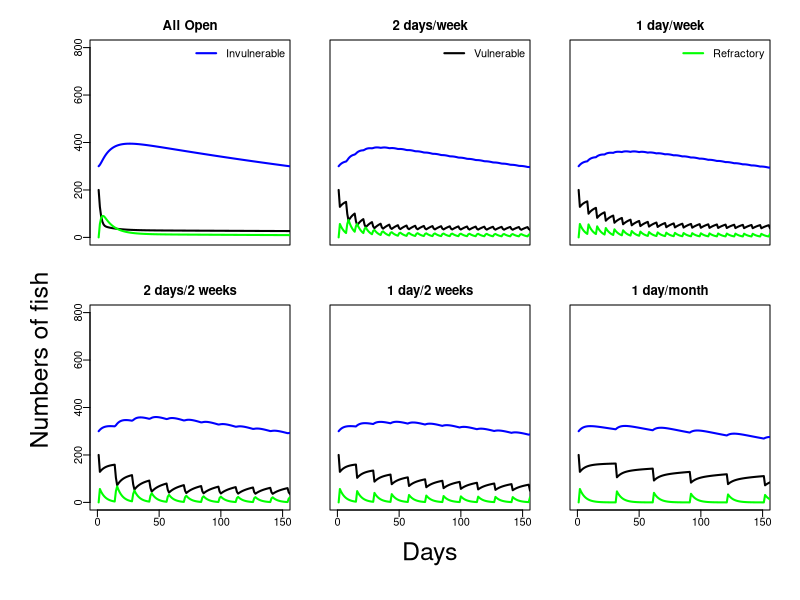
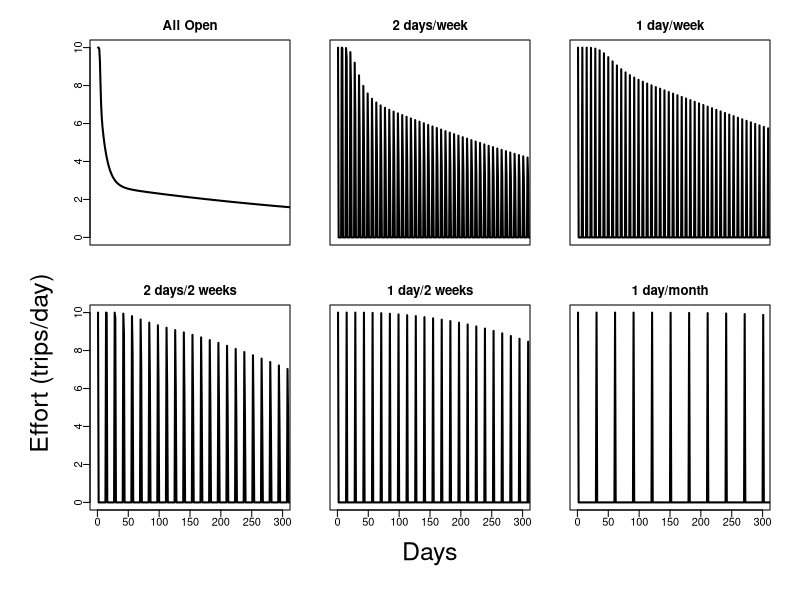

Reproduce these figures in R, in order.
### Simulation code to represent vulnerable pool dynamics from CR vul exchange for ed working spreadsheet
### Looks at a single lake for a year, assuming fixed biologial and fisheries parms, across different closure regimes

rm(list=ls())

### Parameter Section ###
unit_time <- 360        #days in a year
No <- 500              #Initial abundance
M  <- 0.5/unit_time     #natural mortality
q  <- 0.05              #catchability
v1 <- 2/unit_time       #exchange rate to the vulnerable pool
v2 <- 3/unit_time       #exchange rate to the invulnerable pool
rel_prop <- 1           #proportion released
rel_surv <- 0.9         #release survival rate
recov <- 0.2            #rate of recovery from the refractory pool
pvul_recov <- 0.5       #Propotion of recovered fish that go to the vulnerable pool
sd_obs <- .2            #standard deviation of observation error of fishers, such that greater values lead to greater divergence from perfect knowledge

cpue_base <- 0.5          #catch rate required for a satisfaction or utility of 1
val_power <- 1.5          #power function of how satisaction increases with catch rate
#scrap code for picturing alternative value functions
#y=seq(0,10, length=100)
#sat=(y/cpue_base)^val_power
#plot(y,sat, type="l", xlab="cpue",ylab="sat")

max_eff_wknd <- 10      #max effort possible on a weekend
max_eff_wkdy <- 10      #max effort possible on a weekday

cpue_half <- 2                #inflection point for logistic effort
sdcpue <- 0.5                   #sigma of logistic effort

theta<-list()
theta$No <- No
theta$M <- M
theta$q <- q
theta$v1 <- v1
theta$v2 <- v2
theta$rel_surv <- rel_surv
theta$recov <- recov
theta$pvul_recov <- pvul_recov
theta$cpue_base <- cpue_base          #catch rate required for a satisfaction or utility of 1
theta$val_power <- val_power          #power function of how satisaction increases with catch rate
theta$cpue_half <- cpue_half                #inflection point for logistic effort
theta$sdcpue <- sdcpue                   #sigma of logistic effort
theta$max_eff_wknd <- max_eff_wknd      #max effort possible on a weekend
theta$max_eff_wkdy <- max_eff_wkdy      #max effort possible on a weekday

#effort sequences
all_open <- rep(1,unit_time)                              #open all the time
week_2 <- rep(c(1,rep(0,5),1),length.out=unit_time)       #open weekends or two days a week
week_1 <- rep(c(1,rep(0,6)),length.out=unit_time)         #Open one weekend day a week
twoweek_2 <- rep(c(1,rep(0,12),1),length.out=unit_time)   #Open two weekend days every two weeks
twoweek_1 <- rep(c(1,rep(0,13)),length.out=unit_time)     #open 1 weekend day every two weeks
month_1 <- rep(c(1,rep(0,29)),length.out=unit_time)       #open 1 weekend day a month



### Procedure Section ###
fun <- function(theta,open_seq){
  No <- theta$No
  M <- theta$M
  q <- theta$q
  v1 <- theta$v1
  v2 <- theta$v2
  rel_surv <- theta$rel_surv
  recov <- theta$recov
  pvul_recov <- theta$pvul_recov
  cpue_base <- theta$cpue_base
  val_power <- theta$val_power
  cpue_half <- theta$cpue_half
  sdcpue <- theta$sdcpue
  max_eff_wknd <- theta$max_eff_wknd
  max_eff_wkdy <- theta$max_eff_wkdy
  surv <- exp(-M)         #survival
    
  #vectors
  day <- seq(1,unit_time, by=1)
  vul=NULL; invul = NULL; refract = NULL; max_eff = NULL; pmax_eff = NULL;
  effort = NULL; catch = NULL; vul_surv = NULL; invul_surv = NULL; refract_surv = NULL;
  alive = NULL; eff_cum = NULL; cpue = NULL; value = NULL; obs_err =NULL;
#  open_seq=NULL;
  
  #independent vectors
#  open_seq = week_2;
  vul_init <- v1/(v1+v2)*No     #initial number of vulnerable fish
  max_cpue <- q*vul_init        #max cpue, don't think this is used

  max_eff = rep(c(max_eff_wknd, rep(max_eff_wkdy,5),max_eff_wknd),length.out=unit_time)   #gives the max effort for any given day, assuming potential difference between weekends and weekdays
  
  #initial values
  vul[1] = vul_init
  invul[1] = No-vul_init
  refract[1] = No-(vul[1]+invul[1])
  obs_err[1] =    1 #rnorm(1,1, sd_obs)     #set to 1 now, switch to rnorm for observation error and departure from perfect knowledge
  pmax_eff[1] = 1/(1+exp(-(q*(obs_err[1]*vul[1])-cpue_half)/sdcpue))
  effort[1] = max_eff[1]*pmax_eff[1]*open_seq[1]
  eff_cum[1] = effort[1]
  catch[1] = vul[1]*(1-exp(-q*effort[1]))
  vul_surv[1] = surv*(vul[1]-catch[1])
  invul_surv[1] = invul[1]*surv
  refract_surv[1] = (refract[1] + catch[1]*rel_prop*rel_surv)*surv
  alive = vul[1]+invul[1]+refract[1]
  cpue[1] = ifelse(effort[1]>0,catch[1]/effort[1],0)
  value[1] = effort[1]*max(0,cpue[1]/cpue_base-1)^val_power
  
  #time dynamic values
  for(i in 2:length(day)){
      vul[i] = vul_surv[i-1] - v2*vul_surv[i-1] + v1*invul_surv[i-1] + recov*refract_surv[i-1]*pvul_recov
      invul[i] = invul_surv[i-1] - v1*invul_surv[i-1] + v2*vul_surv[i-1] + refract_surv[i-1]*recov*(1-pvul_recov)
      refract[i] = refract_surv[i-1]*(1-recov)
      obs_err[i] = 1  #rnorm(1,1,sd_obs)
      pmax_eff[i] = 1/(1+exp(-(q*(obs_err[i]*vul[i])-cpue_half)/sdcpue))
      effort[i] = max_eff[i]*pmax_eff[i]*open_seq[i]
      catch[i] = vul[i]*(1-exp(-q*effort[i]))
      vul_surv[i] = surv*(vul[i]-catch[i])
      invul_surv[i] = invul[i]*surv
      refract_surv[i] = (refract[i] + catch[i]*rel_prop*rel_surv)*surv
      alive[i] = vul[i]+invul[i]+refract[i]
      eff_cum[i] = eff_cum[i-1]+effort[i]                                       #modified from Carl's sheet, I think this makes more sense
      cpue[i] = ifelse(effort[i]>0,catch[i]/effort[i],0)
      value[i] = effort[i]*max(0,cpue[i]/cpue_base-1)^val_power
  }
  avg_cpue <- mean(cpue[which(effort>0)])                                          #average cpue where effort>0,
  avg_cpue_x_100 <- (mean(cpue[which(effort>0)]))*100                              #*100 to make plotting easier
  tot_catch <- sum(catch);   tot_effort <- sum(effort);   tot_val <- sum(value);   #response metrics we might care about
  metrics <- as.matrix(data.frame(avg_cpue_x_100, tot_catch, tot_effort, tot_val)) #dumb wrappers to make barplots easy

  list(day=day, vul=vul, invul=invul, refract=refract, pmax_eff=pmax_eff, effort=effort, catch=catch,  
     vul_surv=vul_surv, invul_surv=invul_surv, refract_surv=refract_surv, alive=alive, eff_cum=eff_cum, cpue=cpue,
     value=value, avg_cpue_x_100=avg_cpue_x_100, tot_catch= tot_catch, tot_effort = tot_effort, tot_val=tot_val,
     avg_cpue=avg_cpue, metrics=metrics)
}


### Report Section ###
#outputs of different closure schedules
op1 = fun(theta, open_seq=all_open)
op2 = fun(theta, open_seq=week_2)
op3 = fun(theta, open_seq=week_1)
op4 = fun(theta, open_seq=twoweek_2)
op5 = fun(theta, open_seq=twoweek_1)
op6 = fun(theta, open_seq=month_1)


#Plots of numbers of fish in different pools over time
par(mfrow=c(2,3), mai=c(.3,.2,.3,.2), omi=c(.6,.7,.1,.1), mgp=c(1,.4,0))
#plot1, all days open to fishing
plot(op1$day, op1$vul, type="l", col="black", lwd=2, ylim=c(0,800), xlim=c(0,150), xlab="", ylab="", xaxt="n", main="All Open")
lines(op1$day, op1$invul, type="l", col="blue", lwd=2)
lines(op1$day, op1$refract, type="l", col="green", lwd=2)
legend('topright', legend='Invulnerable', col='blue', bty="n", lty=1, lwd=2)
#plot 2, Open 2 days a week
plot(op2$day, op2$vul, type="l", col="black", lwd=2, ylim=c(0,800), xlim=c(0,150), xlab="", ylab="", main="2 days/week", yaxt="n", xaxt="n")
lines(op2$day, op2$invul, type="l", col="blue", lwd=2)
lines(op2$day, op2$refract, type="l", col="green", lwd=2)
legend('topright', legend='Vulnerable', col='black', bty="n", lty=1, lwd=2)
#plot 3, open 1 day a week
plot(op3$day, op3$vul, type="l", col="black", lwd=2, ylim=c(0,800), xlim=c(0,150), xlab="", ylab="", main="1 day/week", yaxt="n", xaxt="n")
lines(op3$day, op3$invul, type="l", col="blue", lwd=2)
lines(op3$day, op3$refract, type="l", col="green", lwd=2)
legend('topright', legend='Refractory', col='green', bty="n", lty=1, lwd=2)
#plot 4, open 2 consecutive days every two weeks
plot(op4$day, op4$vul, type="l", col="black", lwd=2, ylim=c(0,800), xlim=c(0,150), xlab="", ylab="", main="2 days/2 weeks")
lines(op4$day, op4$invul, type="l", col="blue", lwd=2)
lines(op4$day, op4$refract, type="l", col="green", lwd=2)
mtext("Numbers of fish", side=2, line=3, adj=2.2, cex=1.5, outer=F)
#plot 5, open 1 day every two weeks
plot(op5$day, op5$vul, type="l", col="black", lwd=2, ylim=c(0,800), xlim=c(0,150), xlab="", ylab="", main="1 day/2 weeks", yaxt="n")
lines(op5$day, op5$invul, type="l", col="blue", lwd=2)
lines(op5$day, op5$refract, type="l", col="green", lwd=2)
mtext("Days", side=1, line=3, cex=1.5, outer=F)
#plot 6, open 1 day every two weeks
plot(op6$day, op6$vul, type="l", col="black", lwd=2, ylim=c(0,800), xlim=c(0,150), xlab="", ylab="", main="1 day/month", yaxt="n")
lines(op6$day, op6$invul, type="l", col="blue", lwd=2)
lines(op6$day, op6$refract, type="l", col="green", lwd=2)


#plots of effort over time
par(mfrow=c(2,3), mai=c(.3,.2,.3,.2), omi=c(.6,.7,.1,.1), mgp=c(1,.4,0))
plot(op1$day, op1$effort, type="l", col="black", lwd=2, ylim=c(0,10), xlim=c(0,300), xlab="", ylab="", xaxt="n", main="All Open")
plot(op2$day, op2$effort, type="l", col="black", lwd=2, ylim=c(0,10), xlim=c(0,300), xlab="", ylab="", xaxt="n", yaxt ="n", main="2 days/week")
plot(op3$day, op3$effort, type="l", col="black", lwd=2, ylim=c(0,10), xlim=c(0,300), xlab="", ylab="", xaxt="n", yaxt ="n", main="1 day/week")
plot(op4$day, op4$effort, type="l", col="black", lwd=2, ylim=c(0,10), xlim=c(0,300), xlab="", ylab="",  main="2 days/2 weeks")
mtext("Effort (trips/day)", side=2, line=3, adj=2.2, cex=1.5, outer=F)
plot(op5$day, op5$effort, type="l", col="black", lwd=2, ylim=c(0,10), xlim=c(0,300), xlab="", ylab="",  yaxt ="n", main="1 day/2 weeks")
mtext("Days", side=1, line=3, cex=1.5, outer=F)
plot(op6$day, op6$effort, type="l", col="black", lwd=2, ylim=c(0,10), xlim=c(0,300), xlab="", ylab="",  yaxt ="n", main="1 day/month")


#Compare 1 day/wk with all open in terms of dynamic changes in abundance, 
#effort, cpue and satisfaction
"Compare.plots" <- function()
{
  par(mar=c(1,1,2,1),oma=c(4,4,1,4))
  layout(matrix(c(1:6),3,2,byrow=T))
  plot(op1$day, op1$vul, type="l", lty=1, lwd=2, ylim=c(0,400), xlim=c(0,150), xlab="", ylab="", xaxt="n", yaxt="n",main="All Open",cex.main=1.5)
  lines(op1$day, op1$invul, lty=3, lwd=2)
  lines(op1$day, op1$refract, lwd=2,col="grey")
  legend("center", legend=c("Invulnerable","Vulnerable","Refractory"), bty="n", lty=c(3,1,1),col=c(rep(1,2),"grey"), lwd=2,cex=1.3)
  axis(2,at=seq(0,400,200),labels=TRUE,cex.axis=1.3)
  mtext(expression(paste("Density (Fish "^{.}," ha"^{-1},")")),2,cex=1.2,line=2.5)
  plot(op3$day, op3$vul, type="l", lty=1, lwd=2, ylim=c(0,400), xlim=c(0,150), xlab="", ylab="", main="1 day/week", yaxt="n", xaxt="n",cex.main=1.5)
  lines(op3$day, op3$invul, lty=3, lwd=2)
  lines(op3$day, op3$refract, col="grey", lwd=2)
  plot(op1$day, op1$effort, type="l",lty=1,lwd=2,xlim=c(0,150),xlab="",ylab="",cex.axis=1.3,ylim=c(0,10),xaxt="n")
  lines(op1$day,op1$cpue,lty=2,lwd=2)
  legend("top",legend=c("Effort","CPUE"),bty="n",lty=1:2,lwd=2,cex=1.3)
  mtext("Effort (AD)",2,cex=1.2,line=2.5)
  x.tmp<-which(op3$effort>0)
  plot(op3$day[x.tmp], op3$effort[x.tmp], pch=19,lwd=2,xlim=c(0,150),xlab="",ylab="",yaxt="n",cex=0.8,ylim=c(0,10),xaxt="n")
  points(op3$day[x.tmp],op3$cpue[x.tmp],lty=2,xlim=c(0,150),cex=0.8)
  legend("center",legend=c("Effort","CPUE"),bty="n",pch=c(19,1),cex=1.3,pt.cex=1)
  axis(4,at=seq(0,10,2),seq(0,10,2),cex.axis=1.3)
  mtext(expression(paste("CPUE (Fish "^{.}," AD"^{-1},")")),4,cex=1.2,line=3)
  plot(op1$day,op1$value,type="l",lwd=2,xlab="",ylab="",xlim=c(0,150),ylim=c(0,600),yaxt="n",cex.axis=1.3)
  axis(2,at=seq(0,600,200),labels=TRUE,cex.axis=1.3)
  mtext("Satisfaction",2,cex=1.2,line=2.5)
  plot(op3$day[x.tmp],op3$value[x.tmp],pch=19,xlab="",ylab="",yaxt="n",cex=0.8,xlim=c(0,150),ylim=c(0,600),cex.axis=1.3)
  par(mfcol=c(1,1))
  mtext("Time (d)",1,cex=1.2,line=3.5)
}

#plots response metrics across all opening schedules
"Response.metrics" <- function()
{
  par(mar=c(2,2.5,2,2.5),oma=c(2,2,1,0))
  layout(matrix(c(1:4),2,2,byrow=T))
  barplot(c(op1$tot_catch,op2$tot_catch,op3$tot_catch,op4$tot_catch,op5$tot_catch,op6$tot_catch),main="Total catch",names.arg=1:6)
  mtext("Total catch",2,line=3.5)
  mtext(expression(paste("(Fish "^{.}," ha"^{"-1 ."}," y"^{-1},")")),2,line=2.2,cex=0.9)
  barplot(c(op1$tot_effort,op2$tot_effort,op3$tot_effort,op4$tot_effort,op5$tot_effort,op6$tot_effort),main="Total effort",names.arg=1:6)
  mtext("Total effort",2,line=3.5)
  mtext(expression(paste("(AD "^{.}," ha"^{"-1 ."}," y"^{-1},")")),2,line=2.2,cex=0.9)
  legend("topright",legend=c("All open","2 days/week","1 day/week","2 days/2 weeks","1 day/2 weeks","1 day/month"),bty="n",lty=0,pch=49:54,pt.cex=1.3)#,title="Scenarios")
  barplot(c(op1$avg_cpue,op2$avg_cpue,op3$avg_cpue,op4$avg_cpue,op5$avg_cpue,op6$avg_cpue),main="Catch-per-unit effort",names.arg=1:6)
  mtext("Catch-per-unit-effort",2,line=3.5)
  mtext(expression(paste("(Fish "^{.}," d"^{-1},")")),2,line=2.2,cex=0.9)
  barplot(c(op1$tot_val,op2$tot_val,op3$tot_val,op4$tot_val,op5$tot_val,op6$tot_val),main="Value",names.arg=1:6)
  mtext("Value (AD)",2,line=2.2)
  par(mfcol=c(1,1))
  mtext("Scenario",1,font=2,cex=1,line=2.5)
}

#returns table of total value for all open and 1 day per week options when
#there is and is not vulnerable exchange dynamics
"No.Exchange" <- function()
{
  op1 = fun(theta, open_seq=all_open)
  op3 = fun(theta, open_seq=week_1)
  
  resp <- matrix(nrow=4,ncol=4)
  resp[,3]<-c(op1$tot_catch,op1$tot_effort,op1$avg_cpue,op1$tot_val)
  resp[,4]<-c(op3$tot_catch,op3$tot_effort,op3$avg_cpue,op3$tot_val)
  theta2<-theta
  theta2$v1<-1
  theta2$v2<-0
  theta2$pvul_recov<-1
  theta2$recov<-0.2
  op1b = fun(theta2, open_seq=all_open)
  op3b = fun(theta2, open_seq=week_1)
  resp[,1]<-c(op1b$tot_catch,op1b$tot_effort,op1b$avg_cpue,op1b$tot_val)
  resp[,2]<-c(op3b$tot_catch,op3b$tot_effort,op3b$avg_cpue,op3b$tot_val)
  return(resp)
}

#compare value for all opening schedules across different values of beta
#(the power parameter of the satisfaction function)
"Response.to.beta" <- function()
{
  out.names=list()
  out.names[[1]]<-c("All open","2 days/week","1 day/week","2 days/2 weeks","1 day/2 weeks","1 day/month")
  out.names[[2]]<-c(expression(paste(beta,"=0.5")),expression(paste(beta,"=1.0")),expression(paste(beta,"=1.5")))
  val.tab<-matrix(nrow=6,ncol=3)#,dimnames=out.names)
  theta2<-theta
  op1<-list()
  op2<-list()
  op3<-list()
  op4<-list()
  op5<-list()
  op6<-list()
  betas<-c(0.5,1,1.5)
  for(i in 1:3)
  {  
    theta2$val_power<-betas[i]
    val.tab[1,i]<-fun(theta2, open_seq=all_open)$tot_val
    val.tab[2,i]<-fun(theta2, open_seq=week_2)$tot_val
    val.tab[3,i]<-fun(theta2, open_seq=week_1)$tot_val
    val.tab[4,i]<-fun(theta2, open_seq=twoweek_2)$tot_val
    val.tab[5,i]<-fun(theta2, open_seq=twoweek_1)$tot_val
    val.tab[6,i]<-fun(theta2, open_seq=month_1)$tot_val
  }  
  barplot(val.tab,beside=TRUE,density=20,angle=seq(0,150,30),names.arg=out.names[[2]])
  mtext("Value (AD)",2,line=3,cex=1.3)
  legend("topleft",legend=out.names[[1]],bty="n",density=20,angle=seq(0,150,30))
}

#Elasticity of the model-calculated total value to variation in each of 
#the parameters
"Sens.Analysis" <- function()
{
  l<-length(theta)
  elast<-array(dim=c(6,l,2))
  theta$val_pow=1.0
  for( i in 1:l)
  {
    op1 = fun(theta, open_seq=all_open)$tot_val
    op2 = fun(theta, open_seq=week_2)$tot_val
    op3 = fun(theta, open_seq=week_1)$tot_val
    op4 = fun(theta, open_seq=twoweek_2)$tot_val
    op5 = fun(theta, open_seq=twoweek_1)$tot_val
    op6 = fun(theta, open_seq=month_1)$tot_val
    theta2<-theta
    theta2[i]<-theta[[i]]*0.9
    elast[1,i,1] = (fun(theta2, open_seq=all_open)$tot_val-op1)/op1
    elast[2,i,1] = (fun(theta2, open_seq=week_2)$tot_val-op2)/op2
    elast[3,i,1] = (fun(theta2, open_seq=week_1)$tot_val-op3)/op3
    elast[4,i,1] = (fun(theta2, open_seq=twoweek_2)$tot_val-op4)/op4
    elast[5,i,1] = (fun(theta2, open_seq=twoweek_1)$tot_val-op5)/op5
    elast[6,i,1] = (fun(theta2, open_seq=month_1)$tot_val-op6)/op6
    theta2[i]<-theta[[i]]*1.1
    elast[1,i,2] = (fun(theta2, open_seq=all_open)$tot_val-op1)/op1
    elast[2,i,2] = (fun(theta2, open_seq=week_2)$tot_val-op2)/op2
    elast[3,i,2] = (fun(theta2, open_seq=week_1)$tot_val-op3)/op3
    elast[4,i,2] = (fun(theta2, open_seq=twoweek_2)$tot_val-op4)/op4
    elast[5,i,2] = (fun(theta2, open_seq=twoweek_1)$tot_val-op5)/op5
    elast[6,i,2] = (fun(theta2, open_seq=month_1)$tot_val-op6)/op6
  }
  theta$val_pow=1.5
  plot(1:(l-1),elast[3,1:(l-1),1],pch=6,ylab="",xlab="",xaxt="n",yaxt="n",ylim=c(-0.3,0.3))
  points(1:(l-1),elast[3,1:(l-1),2],pch=2)
  for(j in 1:(l-1))
    lines(rep(j,2),elast[3,j,1:2],lty=3)
  axis(2,at=seq(-0.3,0.45,0.15),labels=seq(-0.3,0.45,0.15))
  abline(h=0,lty=2,lwd=2)
  xlabs<-c(expression(paste(italic("N"[0]))),
           expression(italic("M")),
           expression(italic("q")),
           expression(paste(italic("v"[1]))),
           expression(paste(italic("v"[2]))),
           expression(paste(italic("S"[r]))),
           expression(paste(italic("v"[r]))),
           expression(paste(italic("p"[v]))),
           expression(paste(italic(C[0]))),
           expression(italic(beta)),
           expression(paste(italic("C"[50]))),
           expression(paste(italic("C"[sigma]))),
           expression(paste(italic("E"["WE"]))),
           expression(paste(italic("E"["WD"]))))
  axis(1,at=1:(l-1),labels=c(xlabs[1:(l-2)],expression(paste(italic("E"["max"])))))
  mtext("Elasticity",2,line=2.5,cex=1.5)
  mtext("Parameter",1,line=2.5,cex=1.5)
}

#example plot of how satisfaction changes with different values of beta
"Value.plot" <- function()
{
  plot(seq(0,5,0.001),(seq(0,5,0.001)/cpue_base-1)^1,t="l",ylim=c(0,5),xaxs="i",yaxs="i",xlab="",ylab="")
  lines(seq(0,5,0.001),(seq(0,5,0.001)/cpue_base-1)^1.5,lty=2)
  lines(seq(0,5,0.001),(seq(0,5,0.001)/cpue_base-1)^0.5,lty=3)
  arrows(x0=cpue_base,y0=2,x1=cpue_base,y1=0.5,code=2,length=0.1,lwd=1.5)
  text(cpue_base,2.25,labels=expression(italic(paste("C"[0]))),cex=1.4)
  legend("topleft",legend=c(expression(paste(beta,"=0.5")),
                            expression(paste(beta,"=1.0")),
                            expression(paste(beta,"=1.5"))),lty=c(3,1,2),bty="n",cex=1.4)
  mtext(expression(bold("Value (AD)")),2,cex=1.25,line=2.3)
  mtext(expression(bold(paste("CPUE (fish "^{.}," AD"^{-1},")"))),1,cex=1.25,line=2.75)
}

#value of all open and 1 day/wk schedules across a range of effort
"Sens.to.E" <- function()
{
  theta2<-theta
  val.vec <- matrix(nrow=100,ncol=2)
  for(i in 1:100)
  {
    theta2$max_eff_wknd<-i
    theta2max_eff_wkdy<-i
    val.vec[i,1] = fun(theta2, open_seq=all_open)$tot_val
    val.vec[i,2]= fun(theta2, open_seq=week_1)$tot_val
  }
  plot(val.vec[,2],t="l",yaxt="n",ylab="",xlab="",ylim=c(1000,4000),lwd=2,cex.axis=1.2)
  lines(val.vec[,1],col="grey",lwd=2)
  axis(2,at=seq(1000,4000,500),labels=T,cex.axis=1.2)
  mtext(expression(paste("Maximum daily effort (AD "^{.}," ha"^{-1},")")),1,cex=1.5,line=2.5)
  mtext(expression(paste("Value (AD "^{.}," ha"^{-1},")")),2,cex=1.5,line=2.5)
  legend(x=45,y=3500,legend=c("All open","1 day/week"),col=c("grey","black"),lwd=2,bty="n",lty=1,cex=1.2)
}
